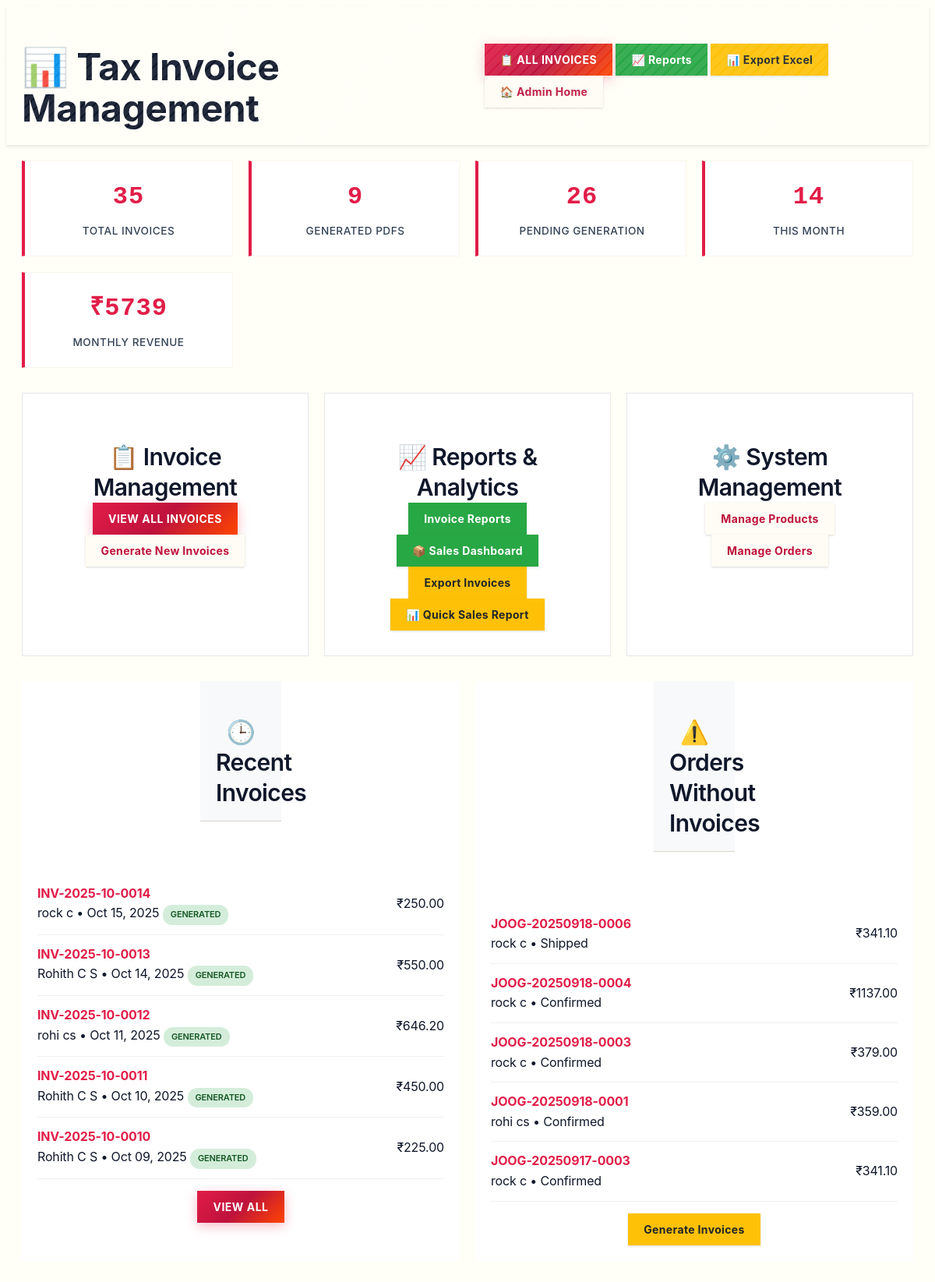
Screenshot of /invoices/admin/ (signed in) with the database file from the repository.
### invoices/models.py (models this page shows, shortened)
class TaxInvoice(models.Model):
    invoice_number = models.CharField(max_length=50, unique=True)
    order = models.OneToOneField(Order, on_delete=models.CASCADE, related_name='tax_invoice')
    invoice_date = models.DateTimeField(auto_now_add=True)
    due_date = models.DateField(null=True, blank=True)
    company_name = models.CharField(max_length=200, default='JOOG')
    company_gstin = models.CharField(max_length=15, default='')
    company_address = models.TextField(default='Your Company Address\nCity, State - Postal Code')
    company_phone = models.CharField(max_length=20, blank=True)
    company_email = models.EmailField(blank=True)
    company_website = models.URLField(blank=True)
    customer_name = models.CharField(max_length=200)
    customer_email = models.EmailField()
    customer_phone = models.CharField(max_length=20, blank=True)
    shipping_address = models.TextField()
    shipping_city = models.CharField(max_length=100)
    shipping_state = models.CharField(max_length=100)
    shipping_postal_code = models.CharField(max_length=20)
    shipping_country = models.CharField(max_length=100)
    subtotal = models.DecimalField(max_digits=10, decimal_places=2, default=0)
    cgst_amount = models.DecimalField(max_digits=10, decimal_places=2, default=0)
    sgst_amount = models.DecimalField(max_digits=10, decimal_places=2, default=0)
    igst_amount = models.DecimalField(max_digits=10, decimal_places=2, default=0)
    total_tax = models.DecimalField(max_digits=10, decimal_places=2, default=0)
    discount_amount = models.DecimalField(max_digits=10, decimal_places=2, default=0)
    final_amount = models.DecimalField(max_digits=10, decimal_places=2, default=0)
    cgst_rate = models.DecimalField(max_digits=5, decimal_places=2, default=Decimal('2.50'))  # 2.5%
    sgst_rate = models.DecimalField(max_digits=5, decimal_places=2, default=Decimal('2.50'))  # 2.5%
    igst_rate = models.DecimalField(max_digits=5, decimal_places=2, default=Decimal('5.00'))  # 5%
    invoice_pdf = models.FileField(upload_to='invoices/', blank=True, null=True)
    is_generated = models.BooleanField(default=False)
    created_at = models.DateTimeField(auto_now_add=True)
    updated_at = models.DateTimeField(auto_now=True)
    class Meta:
        ordering = ['-created_at']

### orders/models.py (models this page shows, shortened)
class Order(models.Model):
    STATUS_CHOICES = [
        ('pending', 'Pending'),
        ('confirmed', 'Confirmed'),
        ('shipped', 'Shipped'),
        ('delivered', 'Delivered'),
        ('cancelled', 'Cancelled'),
    ]
    user = models.ForeignKey(User, on_delete=models.CASCADE, related_name='orders')
    order_number = models.CharField(max_length=25, unique=True)
    status = models.CharField(max_length=20, choices=STATUS_CHOICES, default='pending')
    total_amount = models.DecimalField(max_digits=10, decimal_places=2)
    discount_amount = models.DecimalField(max_digits=10, decimal_places=2, default=0)
    final_amount = models.DecimalField(max_digits=10, decimal_places=2)
    coupon = models.ForeignKey(Coupon, on_delete=models.SET_NULL, null=True, blank=True)
    selected_address = models.ForeignKey('accounts.Address', on_delete=models.SET_NULL, null=True, blank=True, related_name='orders')
    shipping_address = models.TextField()
    shipping_city = models.CharField(max_length=100)
    shipping_state = models.CharField(max_length=100, default='')
    shipping_postal_code = models.CharField(max_length=20)
    shipping_country = models.CharField(max_length=100)
    payment_method = models.CharField(max_length=50, default='phonepe')
    payment_status = models.CharField(max_length=20, default='pending')
    phonepe_merchant_txn_id = models.CharField(max_length=64, blank=True)
    phonepe_txn_id = models.CharField(max_length=128, blank=True)
    phonepe_meta = models.JSONField(null=True, blank=True)
    created_at = models.DateTimeField(auto_now_add=True)
    updated_at = models.DateTimeField(auto_now=True)
    confirmation_email_sent = models.BooleanField(default=False, help_text="Order confirmation email sent")
    confirmation_email_sent_at = models.DateTimeField(null=True, blank=True, help_text="When confirmation email was sent")
    confirmation_email_error = models.TextField(blank=True, help_text="Error message if confirmation email failed")
    invoice_email_sent = models.BooleanField(default=False, help_text="Invoice email sent")
    invoice_email_sent_at = models.DateTimeField(null=True, blank=True, help_text="When invoice email was sent")
    invoice_email_error = models.TextField(blank=True, help_text="Error message if invoice email failed")
    class Meta:
        ordering = ['-created_at']

### accounts/models.py (models this page shows, shortened)
class CustomUser(AbstractUser):
    phone_number = models.CharField(max_length=20, blank=True)
    address = models.TextField(blank=True)
    city = models.CharField(max_length=100, blank=True)
    state = models.CharField(max_length=100, blank=True)
    postal_code = models.CharField(max_length=20, blank=True)
    country = models.CharField(max_length=100, blank=True)
    date_of_birth = models.DateField(null=True, blank=True)

### invoices/views.py (the view)
# urls.py: path('admin/', views.admin_dashboard, name='admin_dashboard'),
@user_passes_test(is_staff_or_superuser)
def admin_dashboard(request):
    total_invoices = TaxInvoice.objects.count()
    generated_invoices = TaxInvoice.objects.filter(is_generated=True).count()
    pending_invoices = total_invoices - generated_invoices
    current_month = datetime.now().replace(day=1)
    monthly_invoices = TaxInvoice.objects.filter(created_at__gte=current_month).count()
    monthly_revenue = TaxInvoice.objects.filter(
        created_at__gte=current_month
    ).aggregate(total=Sum('final_amount'))['total'] or 0
    recent_invoices = TaxInvoice.objects.select_related('order', 'order__user').order_by('-created_at')[:5]
    orders_without_invoices = Order.objects.filter(
        status__in=['confirmed', 'shipped']
    ).exclude(tax_invoice__isnull=False)[:5]
    context = {
        'total_invoices': total_invoices,
        'generated_invoices': generated_invoices,
        'pending_invoices': pending_invoices,
        'monthly_invoices': monthly_invoices,
        'monthly_revenue': monthly_revenue,
        'recent_invoices': recent_invoices,
        'orders_without_invoices': orders_without_invoices,
    }
    return render(request, 'invoices/admin_dashboard.html', context)

### invoices/templates/invoices/admin_dashboard.html (shortened to what this page needs)
{% load static %}
<!DOCTYPE html>
<html>
<head>
    <link href="{% static 'css/styles.css' %}" rel="stylesheet">
    <link href="{% static 'css/theme.css' %}" rel="stylesheet">
</head>
<body>
<div class="header brand-stripes">
        <div class="header-content">
            <h1>📊 Tax Invoice Management</h1>
            <div class="nav-buttons">
                <a href="{% url 'invoices:admin_invoice_list' %}" class="btn btn-primary">📋 All Invoices</a>
                <a href="{% url 'invoices:reports_dashboard' %}" class="btn btn-success">📈 Reports</a>
                <a href="{% url 'invoices:export_excel' %}" class="btn btn-warning">📊 Export Excel</a>
                <a href="{% url 'admin:index' %}" class="btn btn-secondary">🏠 Admin Home</a>
            </div>
        </div>
    </div>
    <div class="container">
        <div class="dashboard-grid">
            <div class="stat-card">
                <div class="stat-number">{{ total_invoices }}</div>
                <div class="stat-label">Total Invoices</div>
            </div>
            <div class="stat-card">
                <div class="stat-number">{{ generated_invoices }}</div>
                <div class="stat-label">Generated PDFs</div>
            </div>
            <div class="stat-card">
                <div class="stat-number">{{ pending_invoices }}</div>
                <div class="stat-label">Pending Generation</div>
            </div>
            <div class="stat-card">
                <div class="stat-number">{{ monthly_invoices }}</div>
                <div class="stat-label">This Month</div>
            </div>
            <div class="stat-card">
                <div class="stat-number">₹{{ monthly_revenue|floatformat:0 }}</div>
                <div class="stat-label">Monthly Revenue</div>
            </div>
        </div>
        <div class="action-grid">
            <div class="action-card">
                <h3>📋 Invoice Management</h3>
                <div class="action-buttons">
                    <a href="{% url 'invoices:admin_invoice_list' %}" class="btn btn-primary">View All Invoices</a>
                    <a href="{% url 'admin:orders_order_changelist' %}" class="btn btn-secondary">Generate New Invoices</a>
                </div>
            </div>
            <div class="action-card">
                <h3>📈 Reports & Analytics</h3>
                <div class="action-buttons">
                    <a href="{% url 'invoices:reports_dashboard' %}" class="btn btn-success">Invoice Reports</a>
                    <a href="{% url 'invoices:orders_report_dashboard' %}" class="btn btn-success">📦 Sales Dashboard</a>
                    <a href="{% url 'invoices:export_excel' %}" class="btn btn-warning">Export Invoices</a>
                    <a href="{% url 'invoices:export_sales_report_excel' %}" class="btn btn-warning">📊 Quick Sales Report</a>
                </div>
            </div>
            <div class="action-card">
                <h3>⚙️ System Management</h3>
                <div class="action-buttons">
                    <a href="{% url 'admin:products_product_changelist' %}" class="btn btn-secondary">Manage Products</a>
                    <a href="{% url 'admin:orders_order_changelist' %}" class="btn btn-secondary">Manage Orders</a>
                </div>
            </div>
        </div>
        <div class="recent-section">
            <div class="section-card">
                <div class="section-header">
                    <h3>🕒 Recent Invoices</h3>
                </div>
                <div class="section-content">
                    {% if recent_invoices %}
                        {% for invoice in recent_invoices %}
                        <div class="invoice-item">
                            <div class="item-info">
                                <div class="item-number">{{ invoice.invoice_number }}</div>
                                <div class="item-details">
                                    {{ invoice.customer_name }} • {{ invoice.created_at|date:"M d, Y" }}
                                    <span class="status {% if invoice.is_generated %}generated{% else %}pending{% endif %}">
                                        {% if invoice.is_generated %}Generated{% else %}Pending{% endif %}
                                    </span>
                                </div>
                            </div>
                            <div class="item-amount">₹{{ invoice.final_amount|floatformat:2 }}</div>
                        </div>
                        {% endfor %}
                        <div style="text-align: center; margin-top: 15px;">
                            <a href="{% url 'invoices:admin_invoice_list' %}" class="btn btn-primary">View All</a>
                        </div>
                    {% else %}
                        <div class="no-data">No invoices found</div>
                    {% endif %}
                </div>
            </div>
            <div class="section-card">
                <div class="section-header">
                    <h3>⚠️ Orders Without Invoices</h3>
                </div>
                <div class="section-content">
                    {% if orders_without_invoices %}
                        {% for order in orders_without_invoices %}
                        <div class="order-item">
                            <div class="item-info">
                                <div class="item-number">{{ order.order_number }}</div>
                                <div class="item-details">
                                    {{ order.user.get_full_name|default:order.user.username }} • {{ order.status|title }}
                                </div>
                            </div>
                            <div class="item-amount">₹{{ order.final_amount|floatformat:2 }}</div>
                        </div>
                        {% endfor %}
                        <div style="text-align: center; margin-top: 15px;">
                            <a href="{% url 'admin:orders_order_changelist' %}" class="btn btn-warning">Generate Invoices</a>
                        </div>
                    {% else %}
                        <div class="no-data">All orders have invoices! 🎉</div>
                    {% endif %}
                </div>
            </div>
        </div>
    </div>
</body>
</html>

### rows the page displays
TaxInvoice: invoice_number "INV-2025-10-0014", customer_name "rock c", created_at "Oct 15, 2025", is_generated "GENERATED", final_amount "250.00"
TaxInvoice: invoice_number "INV-2025-10-0013", customer_name "Rohith C S", created_at "Oct 14, 2025", is_generated "GENERATED", final_amount "550.00"
TaxInvoice: invoice_number "INV-2025-10-0012", customer_name "rohi cs", created_at "Oct 11, 2025", is_generated "GENERATED", final_amount "646.20"
TaxInvoice: invoice_number "INV-2025-10-0011", customer_name "Rohith C S", created_at "Oct 10, 2025", is_generated "GENERATED", final_amount "450.00"
TaxInvoice: invoice_number "INV-2025-10-0010", customer_name "Rohith C S", created_at "Oct 09, 2025", is_generated "GENERATED", final_amount "225.00"
Order: order_number "JOOG-20250918-0006", user.get_full_name "rock c", status "Shipped", final_amount "341.10"
Order: order_number "JOOG-20250918-0004", user.get_full_name "rock c", status "Confirmed", final_amount "1137.00"
Order: order_number "JOOG-20250918-0003", user.get_full_name "rock c", status "Confirmed", final_amount "379.00"
Order: order_number "JOOG-20250918-0001", user.get_full_name "rohi cs", status "Confirmed", final_amount "359.00"
Order: order_number "JOOG-20250917-0003", user.get_full_name "rock c", status "Confirmed", final_amount "341.10"

### other values shown
{{ total_invoices }} "35"
{{ generated_invoices }} "9"
{{ pending_invoices }} "26"
{{ monthly_invoices }} "14"
{{ monthly_revenue|floatformat:0 }} "5739"
